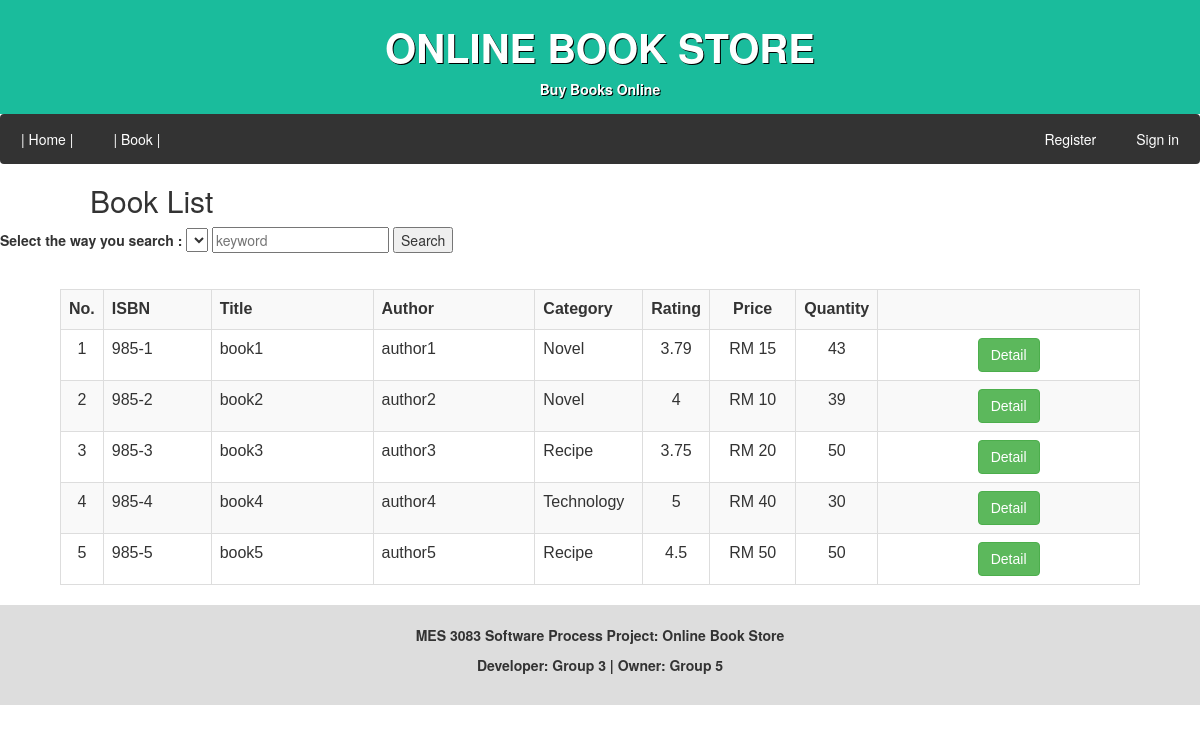
Screenshot of /order_list.php with the database file from the repository.
### tables this page shows
CREATE TABLE `book` (
  `book_id` int(12) NOT NULL,
  `book_isbn` varchar(20) NOT NULL,
  `book_title` varchar(255) NOT NULL,
  `book_author` varchar(255) NOT NULL,
  `book_categories` varchar(100) NOT NULL,
  `book_rating` float NOT NULL DEFAULT '0',
  `book_rating_time` int(11) NOT NULL DEFAULT '0',
  `book_price` float NOT NULL,
  `book_quantity` int(11) NOT NULL,
  `book_detail` varchar(255) DEFAULT NULL
);

### order_list.php (the view, shortened to what this page needs)
<link rel="stylesheet" href="https://maxcdn.bootstrapcdn.com/bootstrap/3.4.1/css/bootstrap.min.css">
<?php
include('conn.php');
include 'header.php';
if(isset($_GET["info"])){
	if($_GET["info"]=='2'){
        echo '<script>alert("Add to cart success");</script>';
    }
	elseif($_GET["info"]=='3'){
        echo '<script>alert("Add to cart fail");</script>';
    }
}
else{
	$sql = "SELECT * FROM book;";
	$result = $mysqli->query($sql);
}
$contents = array();
while($row = $result->fetch_object())
{
	array_push($contents,$row);
}
?>
<html>
    <head>
    </head>
    <body>
    <h2  style="margin:10px 90px">Book List</h2>
	<div>
    <form id='search_form' method='POST' action="book_list.php">
        <label for='search_type'><b>Select the way you search :</b></label>
        <select id='search_type' name='search_type'>
		</select>
		<input name="keyword" id="keyword" class="un" type="text" align="center" placeholder= "keyword">
		<button type="submit" name='search_action' class="searchbtn" onclick='window.location=book_list.php?info=7&search=$option&keyword=$keyword'>Search</button>
	</form>
    </div>
    <center>
        <table class="table table-hover table-striped" style='width:90%'>
            <tr>
                <th style="width:3%">No.</th>
                <th style="width:10%">ISBN</th>
                <th style="width:15%">Title</th>
                <th style="width:15%">Author</th>
				<th style="width:10%">Category</th>
				<th style="width:5%">Rating</th>
				<th style="width:8%"><center>Price</center></th>
                <th style="width:5%">Quantity</th>
                <th/>
            </tr>
            <?php
            $n = 0;
            foreach($contents as $content){
                $n+=1;?>
                <form method=POST action='action_page.php'>
                <tr>
                    <td><center><?php echo $n; ?></center></td>
					<td><?php echo $content->book_isbn; ?></td>
					<td><?php echo $content->book_title; ?></td>
					<td><?php echo $content->book_author; ?></td>
					<td><?php echo $content->book_categories; ?></td>
					<td><center><?php echo $content->book_rating; ?></center></td>
                    <td><center>RM <?php echo $content->book_price; ?></center></td>
                    <td><center><?php echo $content->book_quantity; ?></center></td>
                    <td>
                    <center>
                        <button class='btn btn-success' name='book_detail' type="submit" formaction='book_detail.php'>Detail</button>
                    </center>
                    </td>
                </tr>
                </form>
            <?php }
            if($n == 0)echo "<td/><td/><td/><td/><td/><td/><td/><td/><td/>";?>
        </table>
    </center>
    <?php include 'footer.php'; ?>
    </body>
</html>

### css/listpage.css (style rules this page uses)
table { font-family: arial, sans-serif; border-collapse: collapse; width: 100%; }
td, th { border: 1px solid #dddddd; text-align: left; padding: 8px; }
* { box-sizing: border-box; }
body { font-family: Arial, Helvetica, sans-serif; margin: 0; }

### rows the page displays
book: book_isbn "985-1", book_title "book1", book_author "author1", book_categories "Novel", book_rating "3.79", book_price "15", book_quantity "43"
book: book_isbn "985-2", book_title "book2", book_author "author2", book_categories "Novel", book_rating "4", book_price "10", book_quantity "39"
book: book_isbn "985-3", book_title "book3", book_author "author3", book_categories "Recipe", book_rating "3.75", book_price "20", book_quantity "50"
book: book_isbn "985-4", book_title "book4", book_author "author4", book_categories "Technology", book_rating "5", book_price "40", book_quantity "30"
book: book_isbn "985-5", book_title "book5", book_author "author5", book_categories "Recipe", book_rating "4.5", book_price "50", book_quantity "50"
